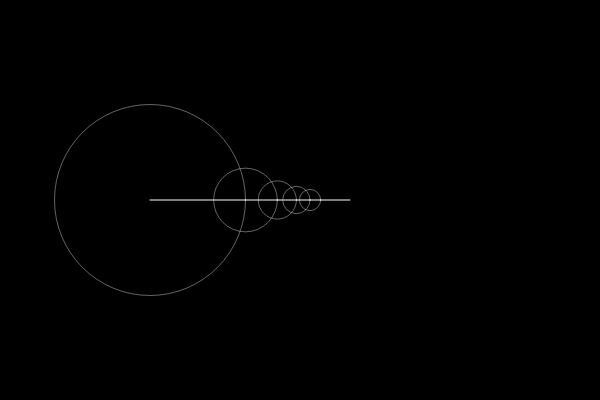
Frame 1 (no input)
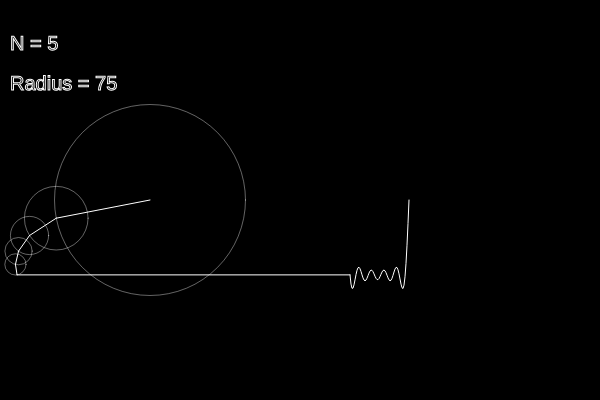
Frame 60 (no input)
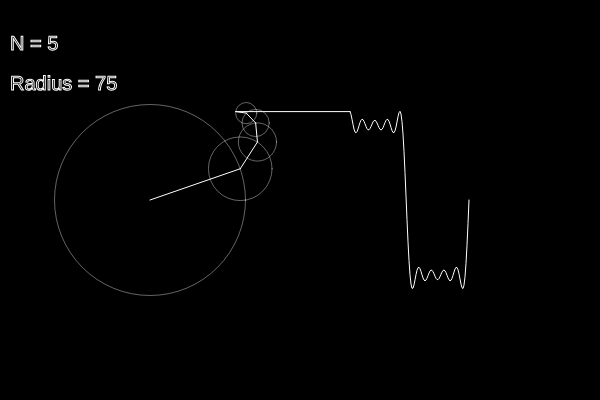
Frame 120 (the mouse pressed at the canvas centre since frame 60)

The p5.js sketch that drew these frames (run headless with seeded random() and noise() and a simulated clock; from frame 60 on, the mouse is pressed at the canvas centre):

// p5.js sketch
// ── sketch.js
// Fourier Series
// Daniel Shiffman
// https://thecodingtrain.com/CodingChallenges/125-fourier-series.html
// https://youtu.be/Mm2eYfj0SgA
// https://editor.p5js.org/codingtrain/sketches/SJ02W1OgV

let time = 0;
let waveArr = [];
let RADIUS = 75;
let slider;
const CANVAS_X = 600;
const CANVAS_Y = 400;
let radDepAng = false;
function setup() {
  createCanvas(CANVAS_X, CANVAS_Y);
  nSlider = createSlider(1, 100, 5);
  nSlider.position(10,CANVAS_Y+50);
  radiusSlider = createSlider(30, 300, 75);
  radiusSlider.position(10, CANVAS_Y + 70);
  waveFormSel = createSelect();
  waveFormSel.position(10,CANVAS_Y+20);
  waveFormSel.option("square");
  waveFormSel.option("sawtooth");
  waveFormSel.option("triangle");
  checkbox = createCheckbox("Mix Waves", false);
  checkbox.changed(()=>{radDepAng = !radDepAng;});
  checkbox.position(10,CANVAS_Y+90);
   waveFormSel2 = createSelect();
   waveFormSel2.position(100, CANVAS_Y + 20);
   waveFormSel2.option("square");
   waveFormSel2.option("sawtooth");
   waveFormSel2.option("triangle");
}

function getCoefficient(i,time) {
  var sw;
  if (waveFormSel2.value() === "square") {
    sw = new SquareWave(i, time,true);
  } else if (waveFormSel2.value() === "sawtooth") {
    sw = new SawtoothWave(i, time,true);
  } else if (waveFormSel2.value() === "triangle") {
    sw = new TriangleWave(i, time,true);
  }
  return (sw.y*sw.x)/(sw.radius*sw.radius);
}

function SquareWave (n,time,isSecond) {
  this.n = 2*n+1;
  if(radDepAng && !isSecond) {
    let coefficient = getCoefficient(this.n,time);
    this.radius =
      ((4 * RADIUS) / (this.n * PI))* (coefficient) ;
  }
  else {
    this.radius = (4 * RADIUS) / (this.n * PI);
  }
  this.x = this.radius * cos(this.n * time);
  this.y = this.radius * sin(this.n * time);
}
function SawtoothWave(n, time, isSecond) {
  this.n = n + 1;
  
  if (radDepAng && !isSecond) {
    let coefficient = getCoefficient(this.n, time);
    this.radius = (2 * RADIUS) / (Math.pow(-1, this.n) * this.n * PI) * coefficient;
  } else {
    this.radius = (2 * RADIUS) / (Math.pow(-1, this.n) * this.n * PI);
  }
  //(radDepAng ? sin(time) : 1);
  this.x = this.radius * cos(this.n * time);
  this.y = this.radius * sin(this.n * time);
}
function TriangleWave(n, time, isSecond) {
  this.n = 2 * n + 1;
   if (radDepAng && !isSecond) {
     let coefficient = getCoefficient(this.n, time);
     this.radius =
      (8 * RADIUS * Math.pow(-1, (this.n - 1) / 2)) /
      (this.n * this.n * PI * PI) * coefficient;
   } else {
    this.radius =
      (8 * RADIUS * Math.pow(-1, (this.n - 1) / 2)) /
      (this.n * this.n * PI * PI);
   }
  
  // * (radDepAng? sin(time): 1);
  this.x = this.radius * cos(this.n * time);
  this.y = this.radius * sin(this.n * time);
}

function drawWave() {
  var wave;
  
  let x = 0;
  let y = 0;

  for (let i = 0; i < nSlider.value(); i++) {
    let prevx = x;
    let prevy = y;

    if (waveFormSel.value() === "square") {
      wave = new SquareWave(i, time);
    } else if (waveFormSel.value() === "sawtooth") {
      wave = new SawtoothWave(i, time);
    } else if (waveFormSel.value() === "triangle") {
      wave = new TriangleWave(i, time);
    }

 
    x += wave.x
    y += wave.y
    stroke(255, 100);
    noFill();
    ellipse(prevx, prevy,wave.radius*2);

    //fill(255);
    stroke(255);
    line(prevx, prevy, x, y);
    //ellipse(x, y, 8);
  }
  waveArr.unshift(y);

  translate(200, 0);
  line(x - 200, y, 0, waveArr[0]);
  beginShape();
  noFill();
  for (let i = 0; i < waveArr.length; i++) {
    vertex(i, waveArr[i]);
  }
  endShape();

  time += 0.05;
  time = time%360;
  if (waveArr.length > 250) {
    waveArr.pop();
  }
}

function draw() {
  background(0);
  textSize(20);
  text("N = " + nSlider.value(), 10, 50);
  RADIUS = radiusSlider.value();
  text("Radius = " + RADIUS, 10, 90);
  fill(255);
  translate(150, 200);
  drawWave();
  
  
}
